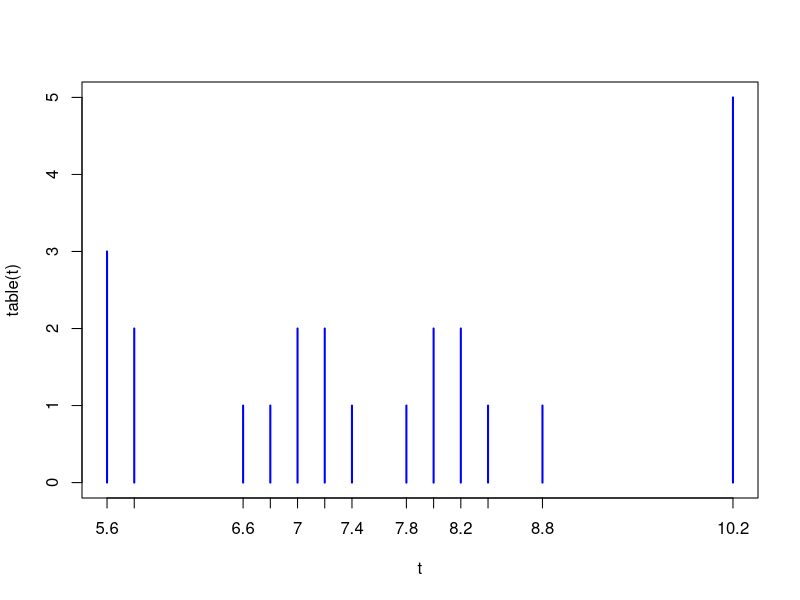
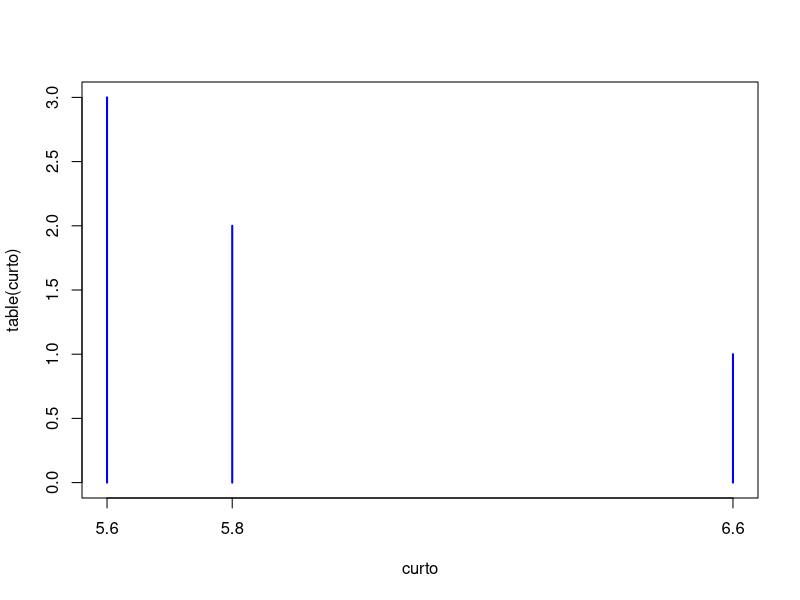
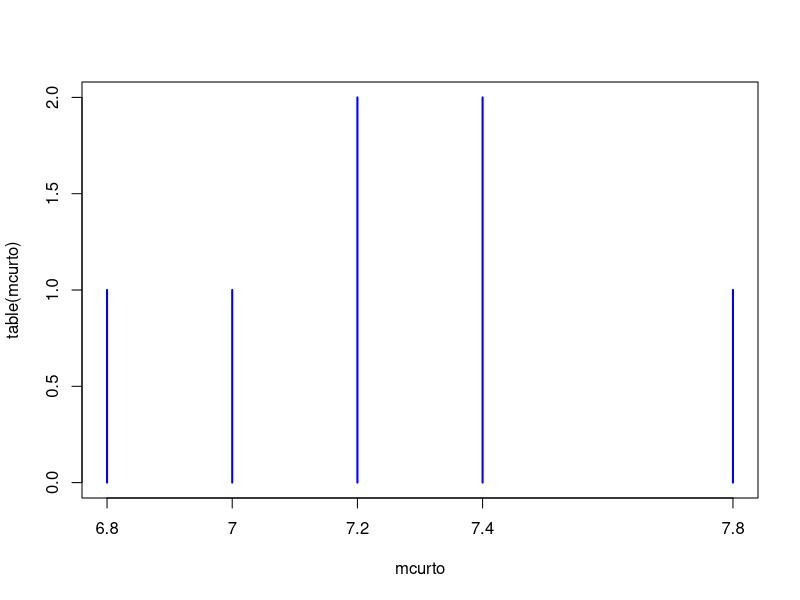
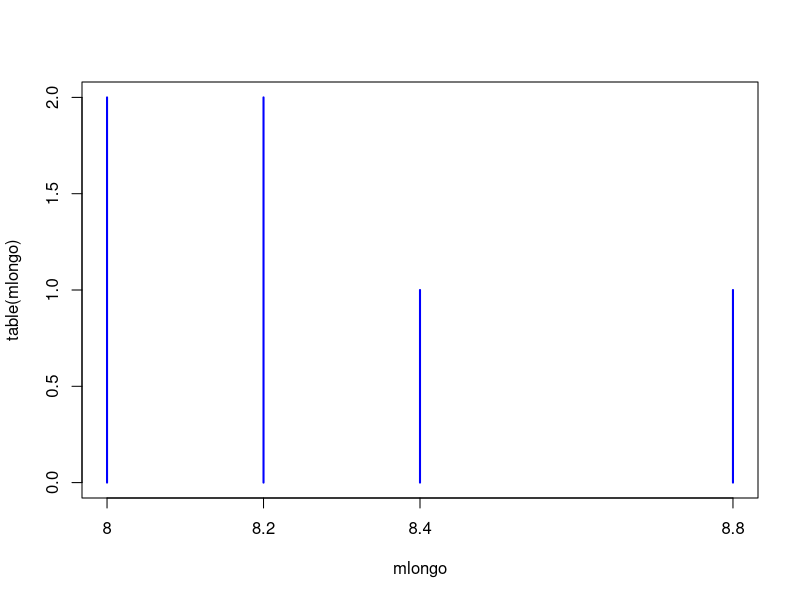
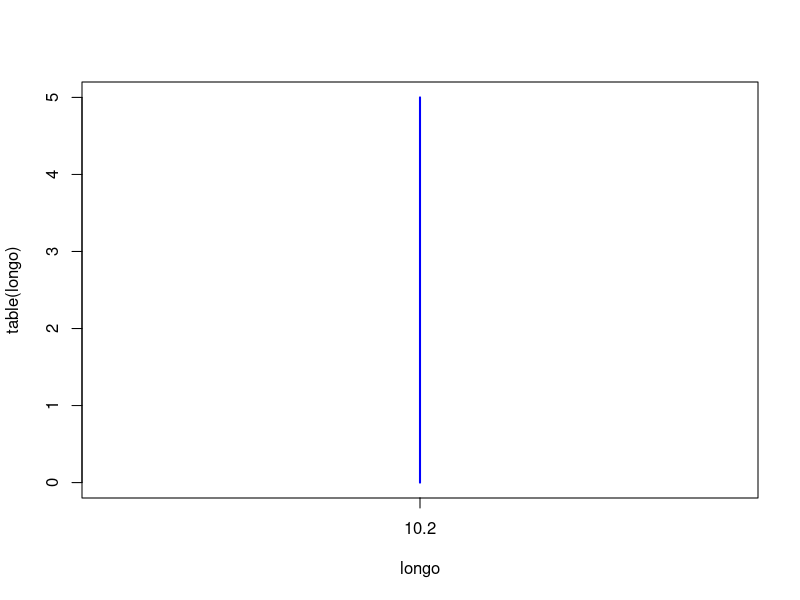

Recreate these plots in R, in order.
rm(list=ls())
getmode <- function(v) {
   uniqv <- unique(v)
   uniqv[which.max(tabulate(match(v, uniqv)))]
}
t<-c(5.6,6.8,7.8,8.8,5.6,7.0,8.0,10.2,5.6,7.0,8.0,10.2,5.8,7.2,8.2,10.2,5.8,7.2,8.2,10.2,6.6,7.4,8.4,10.2)
getmode(t)
#[1] 10.2
hist(t, c(5.5,6.7,7.9,9.1,10.3), plot=FALSE)
#$breaks
#[1]  5.5  6.7  7.9  9.1 10.3

#$counts
#[1] 6 7 6 5
#
#$density
#[1] 0.2083333 0.2430556 0.2083333 0.1736111
#
#$mids
#[1] 6.1 7.3 8.5 9.7
#
#$xname
#[1] "t"

#$equidist
#[1] TRUE

#attr(,"class")
#[1] "histogram"
curto<-c(5.6,5.6,5.6,5.8,5.8,6.6)
plot(table(t), type='h', col='blue')
mcurto<-c(6.8,7.0,7.2,7.2,7.4,7.4,7.8)
mlongo<-c(8.0,8.0,8.2,8.2,8.4,8.8)
longo<-c(10.2,10.2,10.2,10.2,10.2)
plot(table(curto), type='h', col='blue')
plot(table(mcurto), type='h', col='blue')
plot(table(mlongo), type='h', col='blue')
plot(table(longo), type='h', col='blue')
